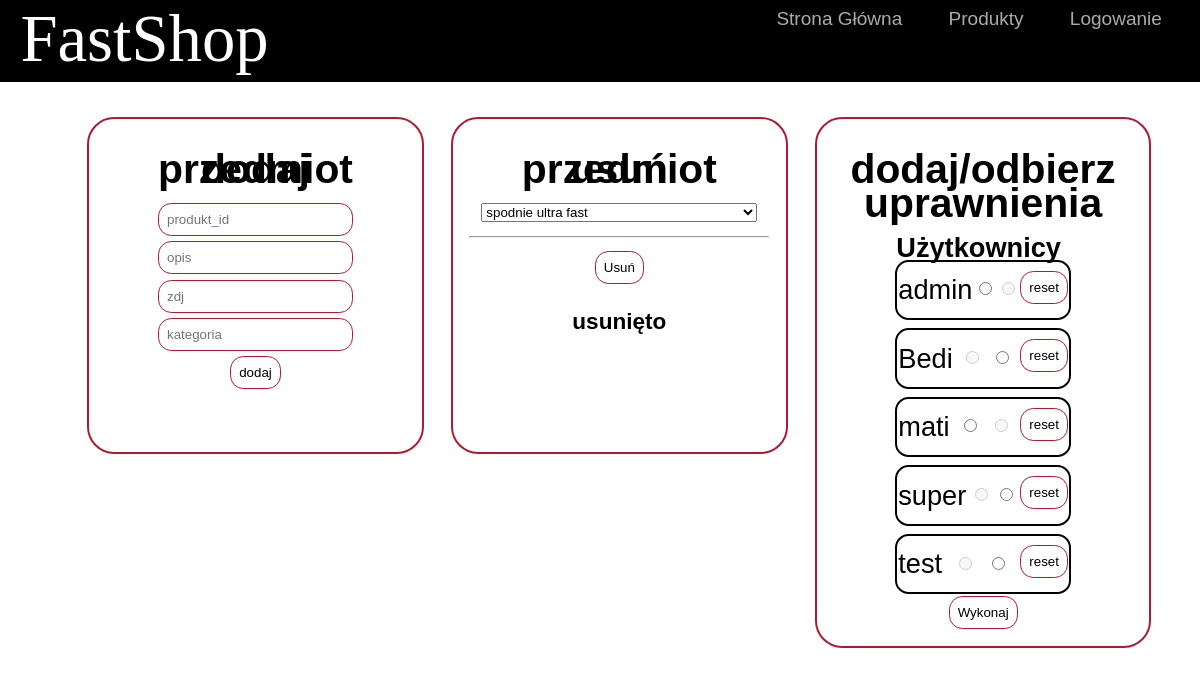
The page /dodaj.php on the database its author committed.
### tables this page shows
CREATE TABLE `uzytkownicy` (
  `nazwa` text NOT NULL,
  `uprawnienia` int(11) NOT NULL,
  `haslo` text NOT NULL
);

### funkcje.php (the view, shortened to what this page needs)
<?php
function getitemsv2(){
    $conn = mysqli_connect("localhost","root","","baza_sklep");
        if(!$conn) die(mysqli_connect_error());
        else{
            $zap = "SELECT id,text FROM produkty";
            $res = mysqli_query($conn,$zap);
            while($row = mysqli_fetch_array($res)){
                echo "<option value='".$row['id']."'>".$row['text']."</option>";
            }
    }
}
function usunprzedmiot(){
    $id = $_POST['delete'] ?? null;
    $conn = mysqli_connect("localhost","root","","baza_sklep");
    if(!$conn) die(mysqli_connect_error());
    else{
    $zap = "DELETE FROM produkty WHERE id =".$id;
    $res = mysqli_query($conn,$zap);
    if($res) echo "<h5>usunięto</h5>";
    }
}
function selectuzytkownicy(){
    $conn = mysqli_connect("localhost","root","","baza_sklep");
        if(!$conn) die(mysqli_connect_error());
        else{
            $zap = "SELECT nazwa,uprawnienia FROM uzytkownicy;";
            $res = mysqli_query($conn,$zap);
            echo "<table>";
            echo "<tr><th>Użytkownicy</th></tr>";
            while($row = mysqli_fetch_array($res)){
                echo "<tr>";
                echo "<td><p>".$row['nazwa']."</p></td>";
                if($row['uprawnienia']==0||$_SESSION['login']==$row['nazwa']) echo "<td><input type='radio' name='arr[".$row['nazwa']."]' value='0' disabled /></td>";
                else echo "<td><input type='radio' name='arr[".$row['nazwa']."]' value='0' /></td>";
                if($row['uprawnienia']==1) echo "<td><input type='radio' name='arr[".$row['nazwa']."]' value='1' disabled /></td>";
                else echo "<td><input type='radio' name='arr[".$row['nazwa']."]' value='1'/></td>";
                echo "<td><input type='reset' value='reset' /></td>";
                echo "</tr>";
            }
            echo "</table>";
        }
}
?>

### dodaj.php (shortened to what this page needs)
<!DOCTYPE html>
<html lang='pl'>
   <head>
     <link type='text/css' href='style.css' rel='stylesheet'>
   </head>
   <?php
    include("funkcje.php");
   ?>
   <body>
     <div class="top">
      <div class="logo">
        <img src="./imgs/FastShop.svg" alt="FastShop" class='logo img'/>
      </div>
      <div class="top-item">
        <?php include('navbar.php');?>
      </div>
     </div>
     <div class="main">
         <div class="content">
           <div class="grid" style='grid-template-columns: repeat(3,1fr); gap: 1em;'>
                <div class='grid-item center'>
                    <h2>dodaj przedmiot</h2>
                    <form method="POST" action="dodaj.php">
                    <input type="text" name='produkt' placeholder='produkt_id' />
                    <input type="text" name='opis' placeholder='opis' /><br>
                    <input type="text" name='zdj' placeholder='zdj' /><br>
                    <input type="text" name='kat' placeholder='kategoria' /><br>
                    <input type="submit" value="dodaj" />
                    </form>
                </div>
                <div class='grid-item center'>
                    <h2>usuń przedmiot</h2>
                    <form action='dodaj.php' method='POST'>
                    <select name='delete'>
                    <?php getitemsv2();?>
                    </select>
                      <hr/>
                    <input type="submit" value="Usuń">
                    <?php usunprzedmiot();?>
                    </form>
                </div>
                <div class='grid-item center' style="height: fit-content;">
                    <h2>dodaj/odbierz</h2>
                    <h2>uprawnienia</h2>
                    <form method="POST" action="dodaj.php">
                    <?php selectuzytkownicy();?>
                    <input type="submit" class='center' value="Wykonaj" />
                    </form>
                </div>
           </div>
        </div>
     </div>
    </body>
</html>

### navbar.php (shortened to what this page needs)
<?php
echo "<a href='index.php'>Strona Główna</a>";
      echo "<a href='produkty.php'>Produkty</a>";
      if(isset($_SESSION['login'])){
        echo "<a href='koszyk.php'>Koszyk</a>";
        echo "<a href='wyloguj.php'>zalogowano jako: ".$_SESSION['login']."</a>";
      }
      else{
        echo '<a href="login.php">Logowanie</a>';
      }
?>

### style.css (style rules this page uses)
:root { --color1: #000; --color2: #111317; --color3: #0F0F1A; --color5: #A71D31; --color4: #777; --white: #FFF; --opacity: rgba(0,0,0,0); --top-height: 3em; }
body { margin:0; font-family:'Franklin Gothic Medium', 'Arial Narrow', Arial, sans-serif; font-size: 170%; background-color: var(--white); }
.top { width:100%; background-color: var(--color1); height: var(--top-height); color:var(--white); transition:.2s; }
.main { width:100%; height:100%; }
.content { width: 90%; height: 100%; margin:auto; }
.logo { margin-top:0; color: var(--white); width:25%; height: var(--top-height); float:left; text-indent: 1em; transition: .2s; }
.logo.img { height: var(--top-height); width: 100%; float:left; }
.top-item { background-color: var(--opacity); display:flex; float:right; height: var(--top-height); width:75%; justify-content: flex-end; align-items:flex-start; gap: .3em; margin-top: .3em; color:var(--white); }
.top a { width:auto; font-size: 70%; text-align: center; text-decoration: none; color:rgba(255, 255, 255, 0.671); margin-right: 2em; transition: .4s; }
.grid { display: grid; width:min-content; margin: auto; padding: 1em; grid-template-columns: repeat(4,300px); gap: 20px; justify-content: center; }
.grid-item { border: 1px solid var(--opacity); padding: 3px; border-radius: .4em; transition: .3s; }
.grid-item.center { width:300px; height:300px; border: 1px solid black; text-align: center; transition: .2s; line-height: 0em; }
.grid-item.center, .grid-item.center input,.grid-item.center a { border: .1em solid var(--color5); border-radius: .7em; text-decoration: none; color:black; transition: .2s; }
.grid-item.center ,.grid-item.center input,.grid-item.center a { padding:.6em; border-radius: 1em; margin-bottom:.4em; background-color: var(--opacity); }
.grid-item.center input[type="submit"] { margin: auto; background-color: var(--opacity); }
table { width:fit-content; margin:auto; text-align: center; }
tr { display: flex; border: .1em solid black; border-radius: .5em; margin-top:.3em; align-items: center; flex-direction: row; justify-content: space-between; transition: .3s; }
tr:first-of-type { display: flex; align-items: center; padding-bottom: .1em; border:0px; }

### rows shown on the page
uzytkownicy: nazwa "admin"
uzytkownicy: nazwa "Bedi"
uzytkownicy: nazwa "mati"
uzytkownicy: nazwa "super"
uzytkownicy: nazwa "test"

### other values the page prints
form field delete "spodnie ultra fast"
